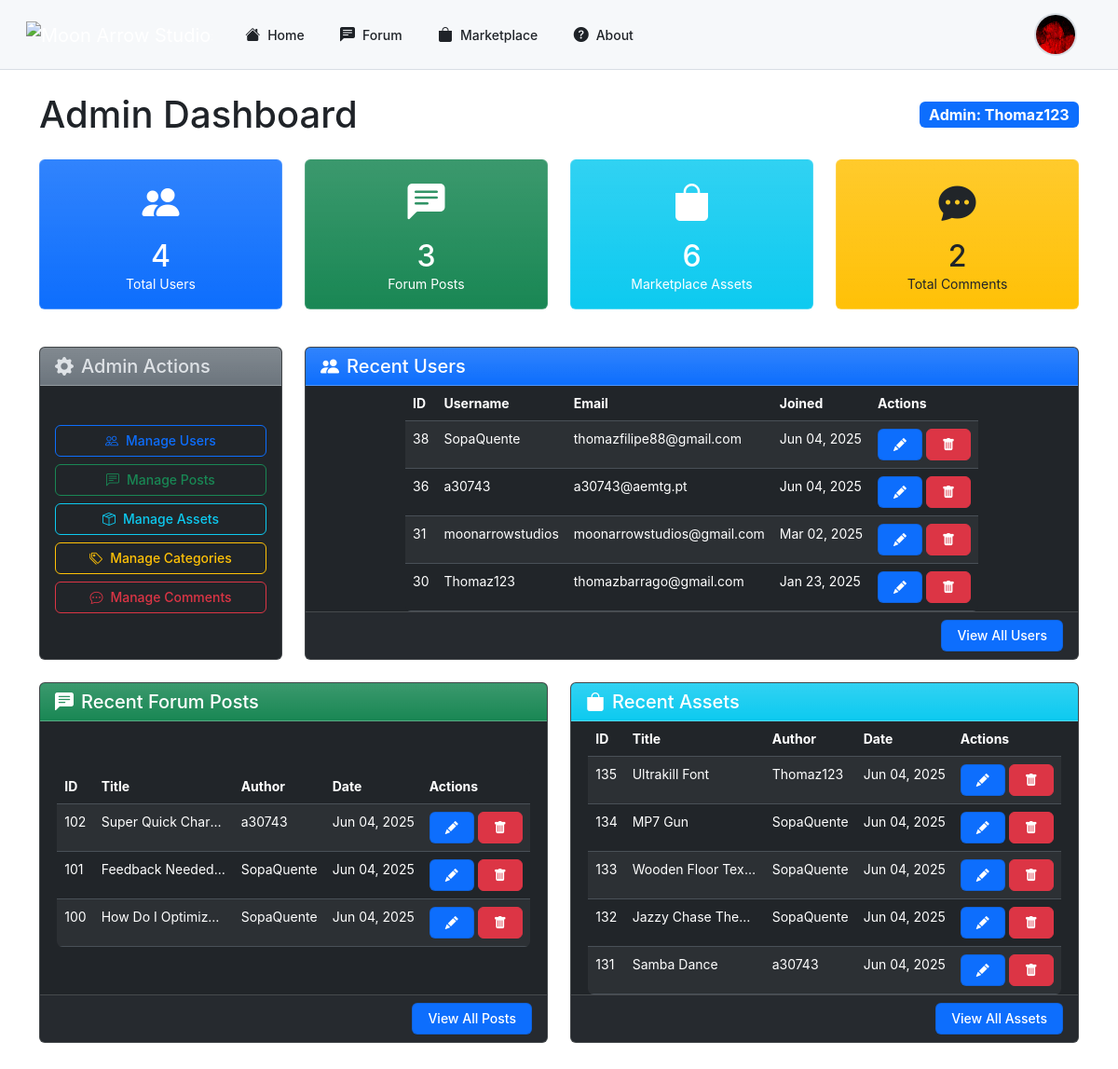
/php/admin/dashboard.php (signed in), run on the app's committed database.
### tables this page shows
CREATE TABLE IF NOT EXISTS `users` (
  `user_id` int NOT NULL AUTO_INCREMENT,
  `username` varchar(50) NOT NULL,
  `email` varchar(100) NOT NULL,
  `password` varchar(255) NOT NULL,
  `role` enum('admin','user') DEFAULT 'user',
  `created_at` datetime DEFAULT CURRENT_TIMESTAMP,
  `profile_picture` varchar(255) DEFAULT NULL,
  `banner` varchar(255) DEFAULT NULL,
  `description` text,
  `status` enum('active','suspended') NOT NULL DEFAULT 'active',
  `youtube` varchar(255) DEFAULT NULL,
  `linkedin` varchar(255) DEFAULT NULL,
  `twitter` varchar(255) DEFAULT NULL,
  `instagram` varchar(255) DEFAULT NULL,
  `github` varchar(255) DEFAULT NULL,
  `portfolio` varchar(255) DEFAULT NULL,
  `reported_count` int NOT NULL DEFAULT '0',
  `follow_notifications` tinyint(1) NOT NULL DEFAULT '1',
  `asset_comment_notifications` tinyint(1) NOT NULL DEFAULT '1',
  `reply_notifications` tinyint(1) NOT NULL DEFAULT '1',
  `notification_frequency` enum('instant','hourly','daily','weekly') NOT NULL DEFAULT 'instant',
  `email_updates` tinyint(1) NOT NULL DEFAULT '1',
  `comment_notifications` tinyint(1) NOT NULL DEFAULT '1',
  PRIMARY KEY (`user_id`),
  UNIQUE KEY `username` (`username`),
  UNIQUE KEY `email` (`email`)
);

CREATE TABLE IF NOT EXISTS `posts` (
  `id` int NOT NULL AUTO_INCREMENT,
  `title` varchar(255) NOT NULL,
  `content` text NOT NULL,
  `category_id` int NOT NULL,
  `hashtags` text,
  `images` text,
  `created_at` timestamp NULL DEFAULT CURRENT_TIMESTAMP,
  `videos` text,
  `user_id` int NOT NULL,
  `upvotes` int DEFAULT '0',
  `downvotes` int DEFAULT '0',
  `status` enum('published','draft','hidden') NOT NULL DEFAULT 'published',
  `views` int DEFAULT '0',
  `updated_at` timestamp NULL DEFAULT CURRENT_TIMESTAMP ON UPDATE CURRENT_TIMESTAMP,
  `reported_count` int DEFAULT '0',
  PRIMARY KEY (`id`),
  KEY `fk_posts_categories` (`category_id`),
  KEY `user_id` (`user_id`)
);

CREATE TABLE IF NOT EXISTS `assets` (
  `id` int NOT NULL AUTO_INCREMENT,
  `title` varchar(255) NOT NULL,
  `content` text NOT NULL,
  `category_id` int NOT NULL,
  `hashtags` text,
  `images` text,
  `created_at` timestamp NULL DEFAULT CURRENT_TIMESTAMP,
  `videos` text,
  `user_id` int NOT NULL,
  `upvotes` int DEFAULT '0',
  `downvotes` int DEFAULT '0',
  `preview_image` varchar(255) DEFAULT NULL,
  `asset_file` varchar(255) DEFAULT NULL,
  `status` enum('published','draft','hidden') NOT NULL DEFAULT 'published',
  `views` int DEFAULT '0',
  `updated_at` timestamp NULL DEFAULT CURRENT_TIMESTAMP ON UPDATE CURRENT_TIMESTAMP,
  `reported_count` int DEFAULT '0',
  `asset_type` text NOT NULL,
  PRIMARY KEY (`id`),
  KEY `fk_posts_categories` (`category_id`),
  KEY `fk_user_id` (`user_id`)
);

### php/admin/dashboard.php (the view, shortened to what this page needs)
<?php
require_once '../db_connect.php';
$query = "SELECT COUNT(*) as total_users FROM users";
$result = $conn->query($query);
$total_users = $result->fetch_assoc()['total_users'];
$query = "SELECT COUNT(*) as total_posts FROM posts";
$result = $conn->query($query);
$total_posts = $result->fetch_assoc()['total_posts'];
$query = "SELECT COUNT(*) as total_assets FROM assets";
$result = $conn->query($query);
$total_assets = $result->fetch_assoc()['total_assets'];
$query = "SELECT
    (SELECT COUNT(*) FROM comments) +
    (SELECT COUNT(*) FROM comments_asset) as total_comments";
$result = $conn->query($query);
$total_comments = $result->fetch_assoc()['total_comments'];
$query = "SELECT user_id, username, email, created_at FROM users ORDER BY created_at DESC LIMIT 5";
$recent_users_result = $conn->query($query);
$recent_users = [];
while ($row = $recent_users_result->fetch_assoc()) {
    $recent_users[] = $row;
}
$query = "SELECT p.id, p.title, u.username, p.created_at
          FROM posts p
          JOIN users u ON p.user_id = u.user_id
          ORDER BY p.created_at DESC LIMIT 5";
$recent_posts_result = $conn->query($query);
$recent_posts = [];
while ($row = $recent_posts_result->fetch_assoc()) {
    $recent_posts[] = $row;
}
$query = "SELECT a.id, a.title, u.username, a.created_at
          FROM assets a
          JOIN users u ON a.user_id = u.user_id
          ORDER BY a.created_at DESC LIMIT 5";
$recent_assets_result = $conn->query($query);
$recent_assets = [];
while ($row = $recent_assets_result->fetch_assoc()) {
    $recent_assets[] = $row;
}
?>
<!DOCTYPE html>
<html lang="en" data-bs-theme="dark">
<head>
    <link rel="stylesheet" href="https://cdn.jsdelivr.net/npm/bootstrap-icons@1.11.3/font/bootstrap-icons.min.css">
    <link rel="stylesheet" href="https://cdn.jsdelivr.net/npm/bootstrap@5.3.3/dist/css/bootstrap.min.css">
</head>
<body>
    <?php include('../header.php'); ?>
    <div class="container py-4">
        <div class="d-flex justify-content-between align-items-center mb-4">
            <h1 class="mb-0">Admin Dashboard</h1>
            <div>
                <span class="badge bg-primary fs-6">Admin: <?php echo htmlspecialchars($_SESSION['username'] ?? 'Admin'); ?></span>
            </div>
        </div>
        <div class="row mb-4">
            <div class="col-md-3 mb-3">
                <div class="card dashboard-card bg-primary bg-gradient text-white">
                    <div class="card-body text-center">
                        <i class="bi bi-people-fill stats-icon"></i>
                        <h3 class="fs-2 mb-0"><?php echo $total_users; ?></h3>
                        <p class="mb-0">Total Users</p>
                    </div>
                </div>
            </div>
            <div class="col-md-3 mb-3">
                <div class="card dashboard-card bg-success bg-gradient text-white">
                    <div class="card-body text-center">
                        <i class="bi bi-chat-left-text-fill stats-icon"></i>
                        <h3 class="fs-2 mb-0"><?php echo $total_posts; ?></h3>
                        <p class="mb-0">Forum Posts</p>
                    </div>
                </div>
            </div>
            <div class="col-md-3 mb-3">
                <div class="card dashboard-card bg-info bg-gradient text-white">
                    <div class="card-body text-center">
                        <i class="bi bi-bag-fill stats-icon"></i>
                        <h3 class="fs-2 mb-0"><?php echo $total_assets; ?></h3>
                        <p class="mb-0">Marketplace Assets</p>
                    </div>
                </div>
            </div>
            <div class="col-md-3 mb-3">
                <div class="card dashboard-card bg-warning bg-gradient text-dark">
                    <div class="card-body text-center">
                        <i class="bi bi-chat-dots-fill stats-icon"></i>
                        <h3 class="fs-2 mb-0"><?php echo $total_comments; ?></h3>
                        <p class="mb-0">Total Comments</p>
                    </div>
                </div>
            </div>
        </div>
        <div class="row">
            <div class="col-md-3 mb-4">
                <div class="card h-100">
                    <div class="card-header bg-secondary bg-gradient">
                        <h5 class="mb-0"><i class="bi bi-gear-fill me-2"></i>Admin Actions</h5>
                    </div>
                    <div class="card-body admin-actions">
                        <a href="manage_users.php" class="btn btn-outline-primary">
                            <i class="bi bi-people me-2"></i>Manage Users
                        </a>
                        <a href="manage_posts.php" class="btn btn-outline-success">
                            <i class="bi bi-chat-left-text me-2"></i>Manage Posts
                        </a>
                        <a href="manage_assets.php" class="btn btn-outline-info">
                            <i class="bi bi-box-seam me-2"></i>Manage Assets
                        </a>
                        <a href="manage_categories.php" class="btn btn-outline-warning">
                            <i class="bi bi-tags me-2"></i>Manage Categories
                        </a>
                        <a href="manage_comments.php" class="btn btn-outline-danger">
                            <i class="bi bi-chat-dots me-2"></i>Manage Comments
                        </a>
                    </div>
                </div>
            </div>
            <div class="col-md-9 mb-4">
                <div class="card h-100">
                    <div class="card-header bg-primary bg-gradient text-white">
                        <h5 class="mb-0"><i class="bi bi-people-fill me-2"></i>Recent Users</h5>
                    </div>
                    <div class="card-body p-0">
                        <div class="table-responsive">
                            <table class="table table-hover table-striped mb-0">
                                <thead>
                                    <tr>
                                        <th>ID</th>
                                        <th>Username</th>
                                        <th>Email</th>
                                        <th>Joined</th>
                                        <th>Actions</th>
                                    </tr>
                                </thead>
                                <tbody>
                                    <?php foreach ($recent_users as $user): ?>
                                    <tr>
                                        <td><?php echo $user['user_id']; ?></td>
                                        <td><?php echo htmlspecialchars($user['username']); ?></td>
                                        <td><?php echo htmlspecialchars($user['email']); ?></td>
                                        <td><?php echo date('M d, Y', strtotime($user['created_at'])); ?></td>
                                        <td>
                                            <a href="edit_user.php?id=<?php echo $user['user_id']; ?>" class="btn btn-sm btn-primary">
                                                <i class="bi bi-pencil-fill"></i>
                                            </a>
                                            <button class="btn btn-sm btn-danger" data-bs-toggle="modal" data-bs-target="#deleteUserModal" data-user-id="<?php echo $user['user_id']; ?>">
                                                <i class="bi bi-trash-fill"></i>
                                            </button>
                                        </td>
                                    </tr>
                                    <?php endforeach; ?>
                                </tbody>
                            </table>
                        </div>
                    </div>
                    <div class="card-footer text-end">
                        <a href="manage_users.php" class="btn btn-sm btn-primary">View All Users</a>
                    </div>
                </div>
            </div>
            <div class="col-md-6 mb-4">
                <div class="card h-100">
                    <div class="card-header bg-success bg-gradient text-white">
                        <h5 class="mb-0"><i class="bi bi-chat-left-text-fill me-2"></i>Recent Forum Posts</h5>
                    </div>
                    <div class="card-body p-0">
                        <div class="table-responsive">
                            <table class="table table-hover table-striped mb-0">
                                <thead>
                                    <tr>
                                        <th>ID</th>
                                        <th>Title</th>
                                        <th>Author</th>
                                        <th>Date</th>
                                        <th>Actions</th>
                                    </tr>
                                </thead>
                                <tbody>
                                    <?php foreach ($recent_posts as $post): ?>
                                    <tr>
                                        <td><?php echo $post['id']; ?></td>
                                        <td class="text-truncate" style="max-width: 150px;"><?php echo htmlspecialchars($post['title']); ?></td>
                                        <td><?php echo htmlspecialchars($post['username']); ?></td>
                                        <td><?php echo date('M d, Y', strtotime($post['created_at'])); ?></td>
                                        <td>
                                            <a href="edit_post.php?id=<?php echo $post['id']; ?>" class="btn btn-sm btn-primary">
                                                <i class="bi bi-pencil-fill"></i>
                                            </a>
                                            <button class="btn btn-sm btn-danger" data-bs-toggle="modal" data-bs-target="#deletePostModal" data-post-id="<?php echo $post['id']; ?>">
                                                <i class="bi bi-trash-fill"></i>
                                            </button>
                                        </td>
                                    </tr>
                                    <?php endforeach; ?>
                                </tbody>
                            </table>
                        </div>
                    </div>
                    <div class="card-footer text-end">
                        <a href="manage_posts.php" class="btn btn-sm btn-primary">View All Posts</a>
                    </div>
                </div>
            </div>
            <div class="col-md-6 mb-4">
                <div class="card h-100">
                    <div class="card-header bg-info bg-gradient text-white">
                        <h5 class="mb-0"><i class="bi bi-bag-fill me-2"></i>Recent Assets</h5>
                    </div>
                    <div class="card-body p-0">
                        <div class="table-responsive">
                            <table class="table table-hover table-striped mb-0">
                                <thead>
                                    <tr>
                                        <th>ID</th>
                                        <th>Title</th>
                                        <th>Author</th>
                                        <th>Date</th>
                                        <th>Actions</th>
                                    </tr>
                                </thead>
                                <tbody>
                                    <?php foreach ($recent_assets as $asset): ?>
                                    <tr>
                                        <td><?php echo $asset['id']; ?></td>
                                        <td class="text-truncate" style="max-width: 150px;"><?php echo htmlspecialchars($asset['title']); ?></td>
                                        <td><?php echo htmlspecialchars($asset['username']); ?></td>
                                        <td><?php echo date('M d, Y', strtotime($asset['created_at'])); ?></td>
                                        <td>
                                            <a href="edit_asset.php?id=<?php echo $asset['id']; ?>" class="btn btn-sm btn-primary">
                                                <i class="bi bi-pencil-fill"></i>
                                            </a>
                                            <button class="btn btn-sm btn-danger" data-bs-toggle="modal" data-bs-target="#deleteAssetModal" data-asset-id="<?php echo $asset['id']; ?>">
                                                <i class="bi bi-trash-fill"></i>
                                            </button>
                                        </td>
                                    </tr>
                                    <?php endforeach; ?>
                                </tbody>
                            </table>
                        </div>
                    </div>
                    <div class="card-footer text-end">
                        <a href="manage_assets.php" class="btn btn-sm btn-primary">View All Assets</a>
                    </div>
                </div>
            </div>
        </div>
    </div>
</body>
</html>

### data on the page
users: user_id "38", username "SopaQuente", email "thomazfilipe88@gmail.com", created_at "Jun 04, 2025"
users: user_id "36", username "a30743", email "a30743@aemtg.pt", created_at "Jun 04, 2025"
users: user_id "31", username "moonarrowstudios", email "moonarrowstudios@gmail.com", created_at "Mar 02, 2025"
users: user_id "30", username "Thomaz123", email "thomazbarrago@gmail.com", created_at "Jan 23, 2025"
posts: id "102", title "Super Quick Char…", user.username "a30743", created_at "Jun 04, 2025"
posts: id "101", title "Feedback Needed…", user.username "SopaQuente", created_at "Jun 04, 2025"
posts: id "100", title "How Do I Optimiz…", user.username "SopaQuente", created_at "Jun 04, 2025"
assets: id "135", title "Ultrakill Font", user.username "Thomaz123", created_at "Jun 04, 2025"
assets: id "134", title "MP7 Gun", user.username "SopaQuente", created_at "Jun 04, 2025"
assets: id "133", title "Wooden Floor Tex…", user.username "SopaQuente", created_at "Jun 04, 2025"
assets: id "132", title "Jazzy Chase Theme", user.username "SopaQuente", created_at "Jun 04, 2025"
assets: id "131", title "Samba Dance", user.username "a30743", created_at "Jun 04, 2025"

### other printed values
$_SESSION['username'] "Thomaz123"
$total_users "4"
$total_posts "3"
$total_assets "6"
$total_comments "2"
